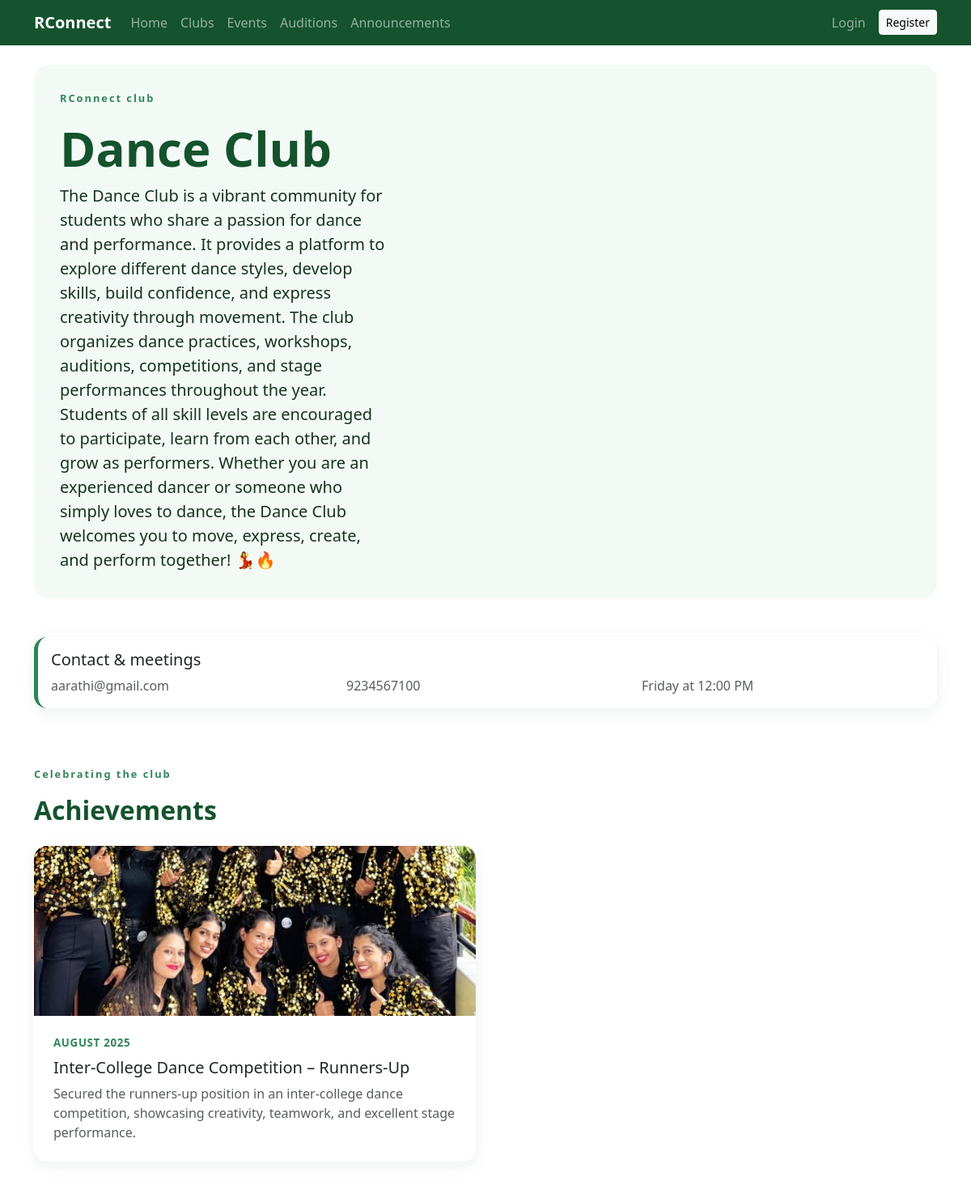
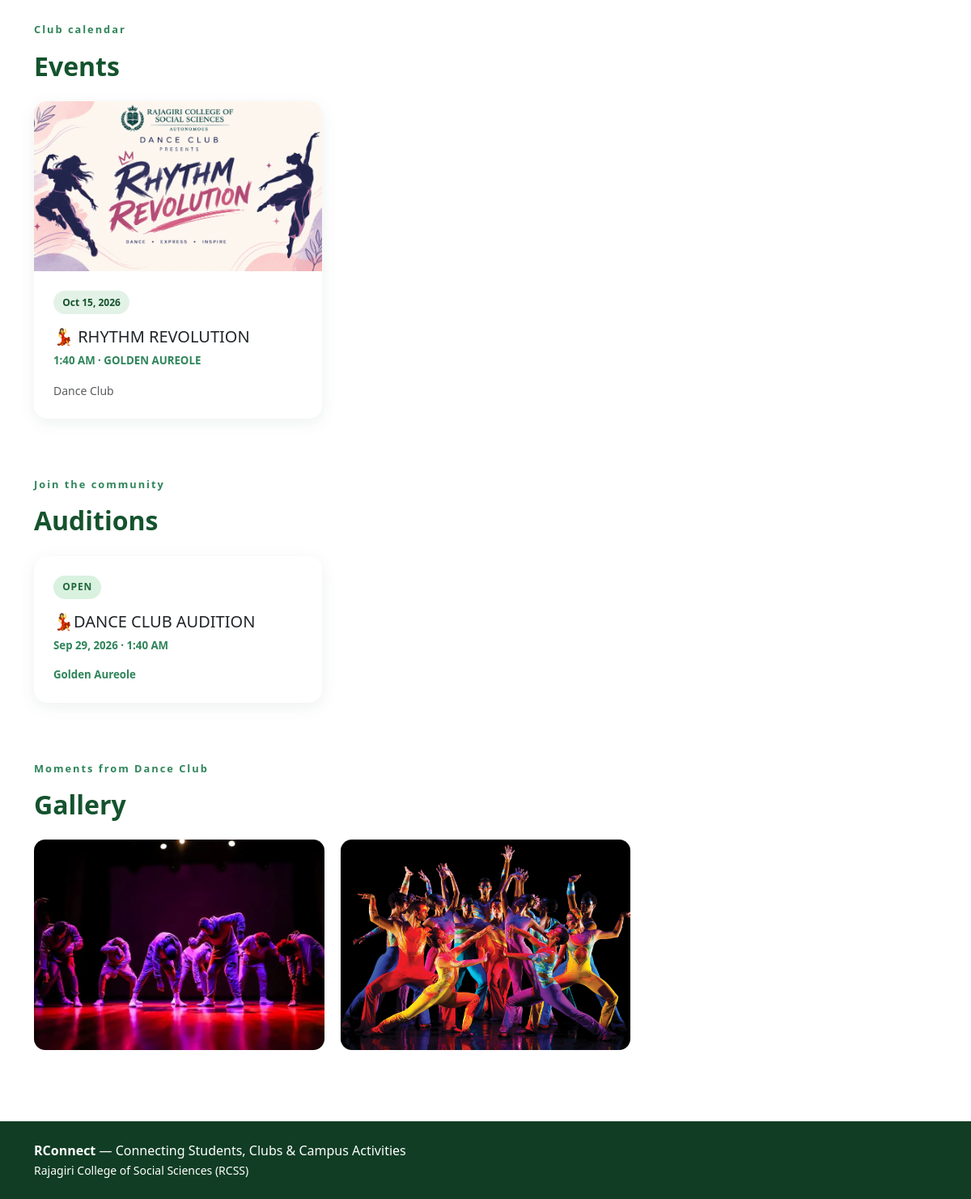
The app's page /clubs/1/ with its own data (2 pictures, top to bottom).
### clubs/models.py (models this page shows, shortened)
class Club(models.Model):
    name = models.CharField(max_length=100, unique=True)
    description = models.TextField(blank=True)
    cover_image = models.ImageField(upload_to="clubs/", blank=True, null=True)
    assigned_admin = models.OneToOneField(settings.AUTH_USER_MODEL, on_delete=models.SET_NULL, null=True, blank=True, related_name="managed_club")
    contact_email = models.EmailField(blank=True)
    contact_phone = models.CharField(max_length=20, blank=True)
    meeting_day = models.CharField(max_length=30, blank=True)
    meeting_time = models.TimeField(null=True, blank=True)
    created_at = models.DateTimeField(auto_now_add=True)

### core/models.py (models this page shows, shortened)
class Achievement(models.Model):
    title=models.CharField(max_length=200); description=models.TextField()
    date=models.DateField(); image=models.ImageField(upload_to="achievements/",blank=True,null=True)
    club=models.ForeignKey(Club,on_delete=models.CASCADE,null=True,blank=True,related_name="achievements")
    student=models.ForeignKey(settings.AUTH_USER_MODEL,on_delete=models.CASCADE,null=True,blank=True,related_name="achievements")
    created_at=models.DateTimeField(auto_now_add=True)

class GalleryImage(models.Model):
    club=models.ForeignKey(Club,on_delete=models.CASCADE,null=True,blank=True,related_name="gallery")
    union=models.ForeignKey(CollegeUnion,on_delete=models.CASCADE,null=True,blank=True,related_name="gallery")
    event=models.ForeignKey(Event,on_delete=models.SET_NULL,null=True,blank=True,related_name="gallery")
    image=models.ImageField(upload_to="gallery/")
    caption=models.CharField(max_length=250,blank=True)
    uploaded_at=models.DateTimeField(auto_now_add=True)

### events/models.py (models this page shows, shortened)
class Event(models.Model):
    class Types(models.TextChoices):
        WORKSHOP="WORKSHOP","Workshop"; SEMINAR="SEMINAR","Seminar"; COMPETITION="COMPETITION","Competition"
        CULTURAL="CULTURAL","Cultural Event"; IT="IT","IT Event"; SPORTS="SPORTS","Sports Event"; OTHER="OTHER","Other"
    class Status(models.TextChoices):
        UPCOMING="UPCOMING","Upcoming"; ONGOING="ONGOING","Ongoing"; COMPLETED="COMPLETED","Completed"; CANCELLED="CANCELLED","Cancelled"
    event_name = models.CharField(max_length=200)
    description = models.TextField()
    organizer = models.CharField(max_length=200)
    club = models.ForeignKey(Club, on_delete=models.CASCADE, null=True, blank=True, related_name="events")
    union = models.ForeignKey(CollegeUnion, on_delete=models.CASCADE, null=True, blank=True, related_name="events")
    date = models.DateField()
    start_time = models.TimeField()
    end_time = models.TimeField()
    venue = models.CharField(max_length=200)
    registration_deadline = models.DateTimeField()
    poster = models.ImageField(upload_to="events/", blank=True, null=True)
    event_type = models.CharField(max_length=20, choices=Types.choices, default=Types.OTHER)
    status = models.CharField(max_length=20, choices=Status.choices, default=Status.UPCOMING)
    created_at = models.DateTimeField(auto_now_add=True)
    @property
    def organizer_name(self):
        return self.club.name if self.club else self.union.name

### auditions/models.py (models this page shows, shortened)
class Audition(models.Model):
    class Status(models.TextChoices):
        OPEN="OPEN","Open"; CLOSED="CLOSED","Closed"; COMPLETED="COMPLETED","Completed"; CANCELLED="CANCELLED","Cancelled"
    title=models.CharField(max_length=200)
    club=models.ForeignKey(Club,on_delete=models.CASCADE,related_name="auditions")
    description=models.TextField()
    date=models.DateField(); time=models.TimeField(); venue=models.CharField(max_length=200)
    application_deadline=models.DateTimeField()
    eligibility=models.TextField(blank=True)
    vacancies=models.PositiveIntegerField(default=1)
    status=models.CharField(max_length=20,choices=Status.choices,default=Status.OPEN)
    created_at=models.DateTimeField(auto_now_add=True)

### clubs/views.py (the view)
# urls.py: path("<int:pk>/", views.club_detail, name="detail"),
def club_detail(request, pk):
    club = get_object_or_404(Club, pk=pk)
    return render(request, "clubs/detail.html", {
        "club": club,
        "achievements": club.achievements.select_related("club").order_by("-date"),
        "events": Event.objects.filter(club=club).order_by("date", "start_time"),
        "auditions": Audition.objects.filter(club=club).order_by("date", "time"),
        "gallery_images": GalleryImage.objects.filter(club=club).order_by("-uploaded_at"),
    })

### core/context_processors.py (called while the page is built)
def notifications(request):
    if not request.user.is_authenticated:
        return {"unread_notification_count": 0}
    return {"unread_notification_count": request.user.notifications.filter(is_read=False).count()}

### templates/clubs/detail.html (shortened to what this page needs)
{% extends "base.html" %}
{% block content %}
<section class="club-detail-hero mb-5">
	<div class="club-detail-heading"><p class="eyebrow">RConnect club</p><h1>{{ club.name }}</h1><p class="lead mb-0">{{ club.description|default:"No description added yet." }}</p></div>
</section>
<div class="card club-contact-card mb-5"><div class="card-body"><h2 class="h5">Contact & meetings</h2><div class="row g-3 text-muted"><div class="col-md-4">{{ club.contact_email|default:"Email not added" }}</div><div class="col-md-4">{{ club.contact_phone|default:"Phone not added" }}</div><div class="col-md-4">{{ club.meeting_day|default:"Meeting day not added" }}{% if club.meeting_time %} at {{ club.meeting_time|time:"g:i A" }}{% endif %}</div></div></div></div>
<section class="club-detail-section"><div class="section-heading"><div><p class="eyebrow">Celebrating the club</p><h2>Achievements</h2></div></div>
	<div class="row g-4">{% for achievement in achievements %}<div class="col-md-6"><article class="card content-card h-100">{% if achievement.image %}<img src="{{ achievement.image.url }}" class="card-img-top club-achievement-image" alt="{{ achievement.title }}">{% endif %}<div class="card-body"><p class="card-kicker">{{ achievement.date|date:"F Y" }}</p><h3 class="h5">{{ achievement.title }}</h3><p class="text-muted mb-0">{{ achievement.description }}</p></div></article></div>{% empty %}<div class="col-12"><div class="empty">No achievements added yet.</div></div>{% endfor %}</div>
</section>
<section class="club-detail-section"><div class="section-heading"><div><p class="eyebrow">Club calendar</p><h2>Events</h2></div></div>
	<div class="row g-4">{% for event in events %}<div class="col-md-6 col-lg-4"><article class="card content-card h-100">{% if event.poster %}<img src="{{ event.poster.url }}" class="card-img-top club-event-image" alt="{{ event.event_name }}">{% endif %}<div class="card-body"><span class="date-chip">{{ event.date|date:"M d, Y" }}</span><h3 class="h5 mt-3">{{ event.event_name }}</h3><p class="card-meta">{{ event.start_time|time:"g:i A" }} · {{ event.venue }}</p><p class="text-muted small mb-0">{{ event.organizer_name }}</p></div></article></div>{% empty %}<div class="col-12"><div class="empty">No events have been added for this club yet.</div></div>{% endfor %}</div>
</section>
<section class="club-detail-section"><div class="section-heading"><div><p class="eyebrow">Join the community</p><h2>Auditions</h2></div></div>
	<div class="row g-4">{% for audition in auditions %}<div class="col-md-6 col-lg-4"><article class="card content-card h-100"><div class="card-body"><span class="status-chip">{{ audition.get_status_display }}</span><h3 class="h5 mt-3">{{ audition.title }}</h3><p class="card-meta">{{ audition.date|date:"M d, Y" }} · {{ audition.time|time:"g:i A" }}</p><p class="card-meta mb-0">{{ audition.venue }}</p></div></article></div>{% empty %}<div class="col-12"><div class="empty">No auditions have been added for this club yet.</div></div>{% endfor %}</div>
</section>
<section class="club-detail-section"><div class="section-heading"><div><p class="eyebrow">Moments from {{ club.name }}</p><h2>Gallery</h2></div></div>
	{% if gallery_images %}<div class="club-gallery-grid">{% for gallery in gallery_images %}<button type="button" class="club-gallery-card" data-bs-toggle="modal" data-bs-target="#galleryModal{{ gallery.pk }}"><img src="{{ gallery.image.url }}" alt="{{ gallery.caption|default:club.name }}" loading="lazy"></button>{% endfor %}</div>{% else %}<div class="empty">No gallery images have been added for this club yet.</div>{% endif %}
</section>
{% endblock %}

### static/css/style.css (style rules this page uses)
:root { --green:#14532d;--green2:#2f855a;--light:#f3faf5 }
body { background:#fff;color:#17321f;font-family:system-ui,-apple-system,Segoe UI,Roboto,sans-serif }
.eyebrow { letter-spacing:2px;font-size:.8rem;color:var(--green2);font-weight:700 }
.card { border:0;box-shadow:0 5px 20px rgba(20,83,45,.08);border-radius:16px }
.section-heading { display:flex;align-items:end;justify-content:space-between;gap:1rem;margin-bottom:1.5rem }
.section-heading h2 { margin:0;color:var(--green);font-weight:800 }
.content-card { overflow:hidden;position:relative }
.content-card .card-body { padding:1.5rem }
.card-kicker,.card-meta { color:var(--green2);font-size:.83rem;font-weight:700 }
.card-kicker { margin-bottom:.55rem;text-transform:uppercase;letter-spacing:.7px }
.date-chip,.status-chip { display:inline-block;border-radius:999px;padding:.35rem .7rem;font-size:.75rem;font-weight:800 }
.date-chip { background:#e3f2e6;color:var(--green) }
.status-chip { background:#d9f1df;color:#21683c;text-transform:uppercase;letter-spacing:.8px }
.club-detail-hero { display:grid;grid-template-columns:minmax(280px,42%) 1fr;align-items:center;gap:clamp(1.5rem,4vw,4rem);overflow:hidden;border-radius:18px;background:#f3faf5 }
.club-detail-heading { padding:2rem }
.club-detail-heading h1 { color:var(--green);font-size:clamp(2.2rem,5vw,4rem);font-weight:800 }
.club-contact-card { border-left:5px solid var(--green2) }
.club-detail-section { margin-top:4.5rem }
.club-achievement-image,.club-event-image { height:210px;object-fit:cover }
.club-gallery-grid { display:grid;grid-template-columns:repeat(3,1fr);gap:1.25rem }
.club-gallery-card { position:relative;display:block;width:100%;height:260px;padding:0;overflow:hidden;border:0;border-radius:14px;background:#dcebe0;text-align:left;cursor:pointer }
.club-gallery-card img { width:100%;height:100%;object-fit:cover;transition:transform .35s ease }

### records on screen
Club: name "Dance Club", description "The Dance Club is a vibrant community for students who share a passion for dance and performance. It provides a platform to explore different dance styles, develop skills, build confidence, and express creativity through movement. The club organizes dance practices, workshops, auditions, competitions, and stage performances throughout the year. Students of all skill levels are encouraged to participate, learn from each other, and grow as performers. Whether you are an experienced dancer or someone who simply loves to dance, the Dance Club welcomes you to move, express, create, and perform together! 💃🔥", contact_email "aarathi@gmail.com", contact_phone "9234567100", meeting_day "Friday", meeting_time "12:00 PM"
Achievement: image (picture), date "AUGUST 2025", title "Inter-College Dance Competition – Runners-Up", description "Secured the runners-up position in an inter-college dance competition, showcasing creativity, teamwork, and excellent stage performance."
Event: poster (picture), date "Oct 15, 2026", event_name "💃 RHYTHM REVOLUTION", start_time "1:40 AM", venue "GOLDEN AUREOLE", organizer_name "Dance Club"
Audition: status "OPEN", title "💃DANCE CLUB AUDITION", date "Sep 29, 2026", time "1:40 AM", venue "Golden Aureole"
GalleryImage: image (picture)
GalleryImage: image (picture)
